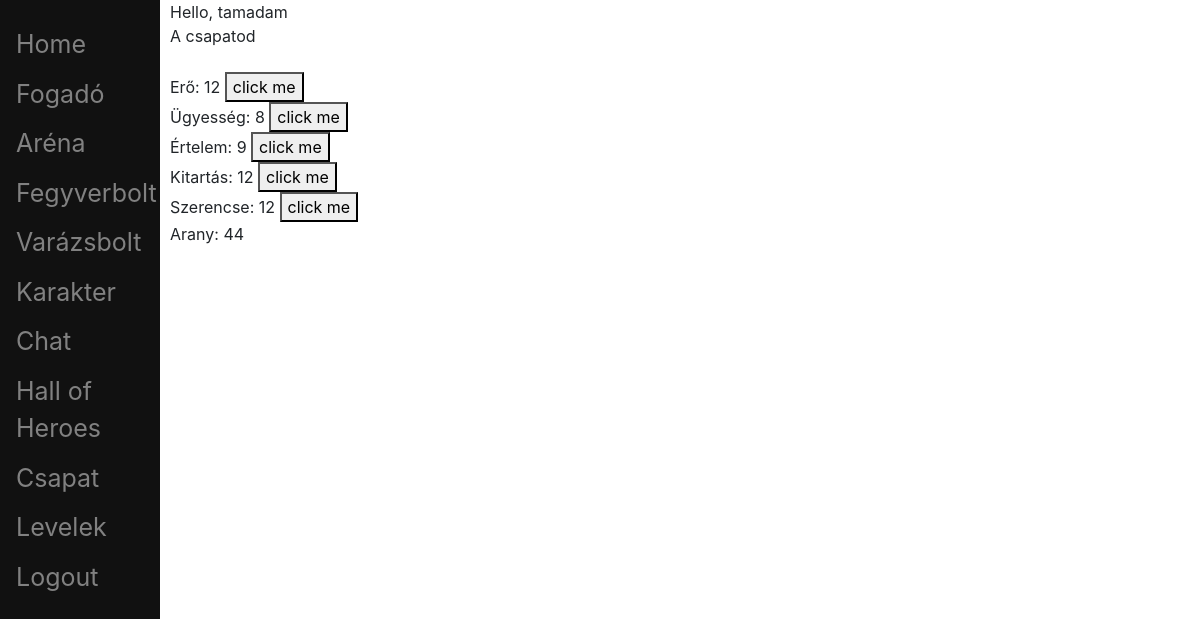
Before: / (signed in) with the older database file.
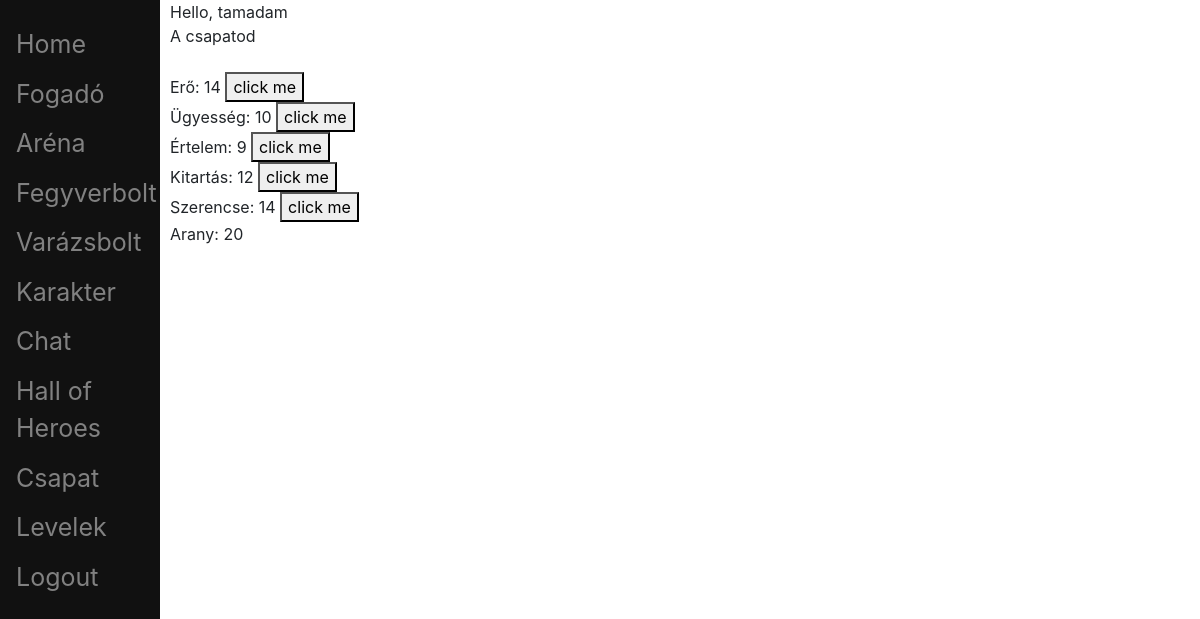
After: the same page with the newer database file.
### account/models.py (models this page shows, shortened)
class Character(models.Model):
	account = models.OneToOneField(Account, on_delete=models.CASCADE, primary_key=True)
	ROLES = (
		('warrior', 'warrior'),
		('mage', 'mage'),
		('scout', 'scout'),
	)
	character_type	= models.CharField(verbose_name = 'character type', max_length = 20, choices=ROLES, default='')
	level			= models.DecimalField(verbose_name='level', max_digits=19, decimal_places=0, default = 1) #szint
	strength		= models.DecimalField(verbose_name='strength', max_digits=19, decimal_places=0, default = 8) #erő
	skill 			= models.DecimalField(verbose_name='skill', max_digits=19, decimal_places=0, default = 6) #ügyesség
	intelligence	= models.DecimalField(verbose_name='intelligence', max_digits=19, decimal_places=0, default = 7) #értelem
	health_point	= models.DecimalField(verbose_name='health point', max_digits=19, decimal_places=0, default = 10) #életerő
	fortune 		= models.DecimalField(verbose_name='fortune', max_digits=19, decimal_places=0, default = 8) #szerencse
	shield 			= models.DecimalField(verbose_name='shield', max_digits=19, decimal_places=0, default = 0) #páncél
	rank			= models.DecimalField(verbose_name='rank', max_digits=19, decimal_places=0, blank = True, null = True) #helyezes
	honor			= models.DecimalField(verbose_name='honor', max_digits=19, decimal_places=0, default = 1) #becsuletpont
	gold 			= models.DecimalField(verbose_name='gold', max_digits=20, decimal_places=0, default=100)

### core/views.py (the view)
# urls.py: path('', home_page_view, name='home_page'),
@login_required(login_url='login')
def home_page_view(request):
	context = {}
	user = Character.objects.get(account=request.user)
	context = {
		'user_id': user.account.id,
		'username': user.account.username,
		'strength': user.strength,
		'skill': user.skill,
		'intelligence': user.intelligence,
		'health_point': user.health_point,
		'fortune': user.fortune,
		'gold': user.gold,
	}
	return render(request, 'core/home_page.html', context)

### core/templates/core/home_page.html (shortened to what this page needs)
{% extends 'base.html' %}
{% block content %}
<div class="main">
<span id="hello-msg">Hello, {{username}} </span>
<br>
<span id="team-msg">A csapatod </span>
<br>
<br>
<div id="strength">
Erő: <p class="character-attr-value"id="strength-value">{{strength}}</p>
<button onclick="increaseAttr('{{user_id}}', 'strength')">click me</button><br>
</div>
<div id="skill">
Ügyesség: <p id="skill-value">{{skill}} </p>
<button onclick="increaseAttr('{{user_id}}', 'skill')">click me</button><br>
</div>
<div id="intelligence">
Értelem: <p id="intelligence-value">{{intelligence}} </p>
<button onclick="increaseAttr('{{user_id}}', 'intelligence')">click me</button><br>
</div>
<div id="health_point">
Kitartás: <p id="health_point-value">{{health_point}} </p>
<button onclick="increaseAttr('{{user_id}}', 'health_point')">click me</button><br>
</div>
<div id="fortune">
Szerencse: <p id="fortune-value">{{fortune}} </p>
<button onclick="increaseAttr('{{user_id}}', 'fortune')">click me</button><br>
</div>
<div id="gold">
Arany: <p id="gold-value">{{gold}}<br></p>
</div>
</div>
{% endblock %}

Changed rows visible on the page:
changed Character: strength "12" → "14"; skill "8" → "10"; fortune "12" → "14"; gold "44" → "20"
